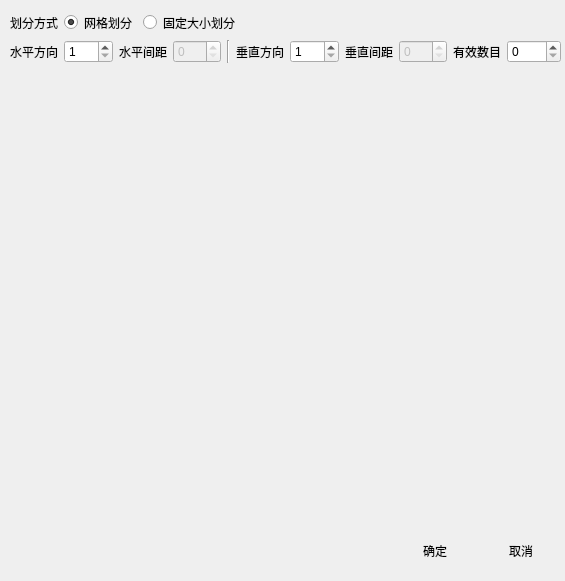
<?xml version="1.0" encoding="UTF-8"?>
<ui version="4.0">
 <class>SplitImageWindow</class>
 <widget class="QWidget" name="SplitImageWindow">
  <property name="geometry">
   <rect>
    <x>0</x>
    <y>0</y>
    <width>565</width>
    <height>581</height>
   </rect>
  </property>
  <property name="windowTitle">
   <string>图像分割</string>
  </property>
  <property name="windowIcon">
   <iconset resource="orion2.qrc">
    <normaloff>:/images/unique32.png</normaloff>:/images/unique32.png</iconset>
  </property>
  <widget class="QWidget" name="horizontalLayoutWidget_2">
   <property name="geometry">
    <rect>
     <x>10</x>
     <y>530</y>
     <width>551</width>
     <height>42</height>
    </rect>
   </property>
   <layout class="QHBoxLayout" name="horizontalLayout_2">
    <item>
     <spacer name="horizontalSpacer_2">
      <property name="orientation">
       <enum>Qt::Horizontal</enum>
      </property>
      <property name="sizeHint" stdset="0">
       <size>
        <width>40</width>
        <height>20</height>
       </size>
      </property>
     </spacer>
    </item>
    <item>
     <widget class="QPushButton" name="savepushButton">
      <property name="text">
       <string>确定</string>
      </property>
      <property name="icon">
       <iconset resource="orion2.qrc">
        <normaloff>:/images/ok.png</normaloff>:/images/ok.png</iconset>
      </property>
      <property name="iconSize">
       <size>
        <width>32</width>
        <height>32</height>
       </size>
      </property>
      <property name="flat">
       <bool>true</bool>
      </property>
     </widget>
    </item>
    <item>
     <widget class="QPushButton" name="cancelpushButton">
      <property name="text">
       <string>取消</string>
      </property>
      <property name="icon">
       <iconset resource="orion2.qrc">
        <normaloff>:/images/cancel.png</normaloff>:/images/cancel.png</iconset>
      </property>
      <property name="iconSize">
       <size>
        <width>32</width>
        <height>32</height>
       </size>
      </property>
      <property name="flat">
       <bool>true</bool>
      </property>
     </widget>
    </item>
   </layout>
  </widget>
  <widget class="QWidget" name="layoutWidget">
   <property name="geometry">
    <rect>
     <x>10</x>
     <y>11</y>
     <width>551</width>
     <height>52</height>
    </rect>
   </property>
   <layout class="QVBoxLayout" name="verticalLayout">
    <item>
     <layout class="QHBoxLayout" name="horizontalLayout">
      <item>
       <widget class="QLabel" name="label_3">
        <property name="text">
         <string>划分方式</string>
        </property>
       </widget>
      </item>
      <item>
       <widget class="QRadioButton" name="gridradioButton">
        <property name="text">
         <string>网格划分</string>
        </property>
        <property name="checked">
         <bool>true</bool>
        </property>
       </widget>
      </item>
      <item>
       <widget class="QRadioButton" name="sizeradioButton">
        <property name="text">
         <string>固定大小划分</string>
        </property>
       </widget>
      </item>
      <item>
       <spacer name="horizontalSpacer">
        <property name="orientation">
         <enum>Qt::Horizontal</enum>
        </property>
        <property name="sizeHint" stdset="0">
         <size>
          <width>40</width>
          <height>20</height>
         </size>
        </property>
       </spacer>
      </item>
     </layout>
    </item>
    <item>
     <layout class="QHBoxLayout" name="horizontalLayout_3">
      <item>
       <widget class="QLabel" name="label">
        <property name="text">
         <string>水平方向</string>
        </property>
        <property name="alignment">
         <set>Qt::AlignRight|Qt::AlignTrailing|Qt::AlignVCenter</set>
        </property>
       </widget>
      </item>
      <item>
       <widget class="QSpinBox" name="widthspinBox">
        <property name="sizePolicy">
         <sizepolicy hsizetype="Minimum" vsizetype="Fixed">
          <horstretch>1</horstretch>
          <verstretch>0</verstretch>
         </sizepolicy>
        </property>
        <property name="minimum">
         <number>1</number>
        </property>
        <property name="maximum">
         <number>999</number>
        </property>
       </widget>
      </item>
      <item>
       <widget class="QLabel" name="label_4">
        <property name="text">
         <string>水平间距</string>
        </property>
       </widget>
      </item>
      <item>
       <widget class="QSpinBox" name="wspacespinBox">
        <property name="enabled">
         <bool>false</bool>
        </property>
        <property name="sizePolicy">
         <sizepolicy hsizetype="Minimum" vsizetype="Fixed">
          <horstretch>1</horstretch>
          <verstretch>0</verstretch>
         </sizepolicy>
        </property>
       </widget>
      </item>
      <item>
       <widget class="Line" name="line">
        <property name="orientation">
         <enum>Qt::Vertical</enum>
        </property>
       </widget>
      </item>
      <item>
       <widget class="QLabel" name="label_2">
        <property name="text">
         <string>垂直方向</string>
        </property>
        <property name="alignment">
         <set>Qt::AlignRight|Qt::AlignTrailing|Qt::AlignVCenter</set>
        </property>
       </widget>
      </item>
      <item>
       <widget class="QSpinBox" name="heightspinBox">
        <property name="sizePolicy">
         <sizepolicy hsizetype="Minimum" vsizetype="Fixed">
          <horstretch>1</horstretch>
          <verstretch>0</verstretch>
         </sizepolicy>
        </property>
        <property name="minimumSize">
         <size>
          <width>0</width>
          <height>0</height>
         </size>
        </property>
        <property name="minimum">
         <number>1</number>
        </property>
        <property name="maximum">
         <number>999</number>
        </property>
       </widget>
      </item>
      <item>
       <widget class="QLabel" name="label_5">
        <property name="text">
         <string>垂直间距</string>
        </property>
       </widget>
      </item>
      <item>
       <widget class="QSpinBox" name="hspacespinBox">
        <property name="enabled">
         <bool>false</bool>
        </property>
        <property name="sizePolicy">
         <sizepolicy hsizetype="Minimum" vsizetype="Fixed">
          <horstretch>1</horstretch>
          <verstretch>0</verstretch>
         </sizepolicy>
        </property>
       </widget>
      </item>
      <item>
       <widget class="QLabel" name="label_6">
        <property name="text">
         <string>有效数目</string>
        </property>
       </widget>
      </item>
      <item>
       <widget class="QSpinBox" name="numspinBox">
        <property name="minimum">
         <number>0</number>
        </property>
        <property name="maximum">
         <number>9999</number>
        </property>
        <property name="value">
         <number>0</number>
        </property>
       </widget>
      </item>
     </layout>
    </item>
   </layout>
  </widget>
  <widget class="QWidget" name="layoutWidget">
   <property name="geometry">
    <rect>
     <x>10</x>
     <y>70</y>
     <width>551</width>
     <height>451</height>
    </rect>
   </property>
   <layout class="QVBoxLayout" name="verticalLayout_2">
    <item>
     <widget class="PictureWidget" name="previewwidget" native="true"/>
    </item>
    <item>
     <widget class="QLabel" name="infolabel">
      <property name="minimumSize">
       <size>
        <width>0</width>
        <height>32</height>
       </size>
      </property>
      <property name="maximumSize">
       <size>
        <width>16777215</width>
        <height>32</height>
       </size>
      </property>
      <property name="text">
       <string/>
      </property>
      <property name="alignment">
       <set>Qt::AlignRight|Qt::AlignTrailing|Qt::AlignVCenter</set>
      </property>
     </widget>
    </item>
   </layout>
  </widget>
 </widget>
 <customwidgets>
  <customwidget>
   <class>PictureWidget</class>
   <extends>QWidget</extends>
   <header>picturewidget.h</header>
   <container>1</container>
  </customwidget>
 </customwidgets>
 <resources>
  <include location="orion2.qrc"/>
 </resources>
 <connections/>
</ui>
